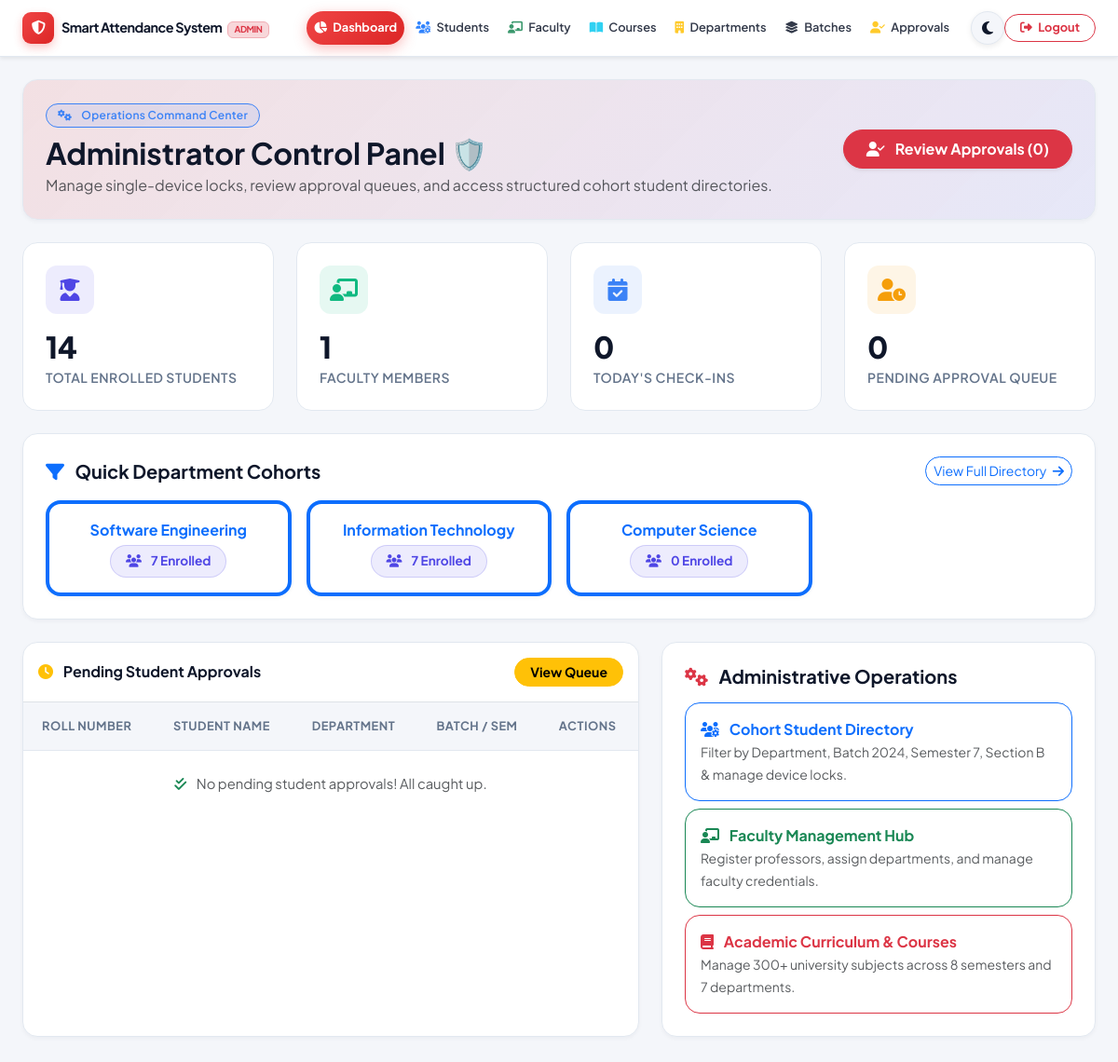
Page /admin/dashboard.php (signed in) on the committed database.
### tables this page shows
CREATE TABLE `departments` (
  `department_id` int(11) NOT NULL,
  `department_name` varchar(100) NOT NULL,
  `created_at` timestamp NOT NULL DEFAULT current_timestamp()
);

### config.php (called while the page is built, shortened)
<?php
function getDB() {
    try {
        $conn = @new mysqli(DB_HOST, DB_USER, DB_PASS, DB_NAME);
        return $conn;
    } catch (Exception $e) {
        die("Database Connection Error: " . $e->getMessage());
    }
}
function getTodayAttendance() {
    $db = getDB();
    $result = $db->query("SELECT COUNT(*) as total FROM attendance WHERE DATE(attendance_date) = CURDATE()");
    return $result->fetch_assoc()['total'];
}
?>

### admin/dashboard.php (the view, shortened to what this page needs)
<?php
require_once '../config.php';
$db = getDB();
$stats = [
    'students' => getStudentCount(),
    'teachers' => getTeacherCount(),
    'today_attendance' => getTodayAttendance(),
    'pending_approvals' => 0
];
$pending_res = $db->query("SELECT COUNT(*) as cnt FROM students WHERE is_approved = 0");
if ($pending_res) {
    $stats['pending_approvals'] = $pending_res->fetch_assoc()['cnt'];
}
$pending_students = $db->query("SELECT s.*, d.department_name, b.batch_year, sem.semester_name, sec.section_name
                                FROM students s
                                LEFT JOIN departments d ON s.department_id = d.department_id
                                LEFT JOIN batches b ON s.batch_id = b.batch_id
                                LEFT JOIN semesters sem ON s.semester_id = sem.semester_id
                                LEFT JOIN sections sec ON s.section_id = sec.section_id
                                WHERE s.is_approved = 0
                                ORDER BY s.created_at DESC LIMIT 5");
$popular_depts = $db->query("SELECT d.department_id, d.department_name, COUNT(s.student_id) as student_count
                              FROM departments d
                              LEFT JOIN students s ON d.department_id = s.department_id
                              GROUP BY d.department_id
                              ORDER BY student_count DESC LIMIT 4");
?>
<!DOCTYPE html>
<html lang="en">
<head>
    <link href="https://cdn.jsdelivr.net/npm/bootstrap@5.3.0/dist/css/bootstrap.min.css" rel="stylesheet">
    <link href="https://cdnjs.cloudflare.com/ajax/libs/font-awesome/6.4.0/css/all.min.css" rel="stylesheet">
    <link href="../assets/css/theme.css" rel="stylesheet">
</head>
<body>
    <?php require_once 'navbar.php'; ?>
    <div class="container-fluid px-3 px-md-4 py-4 animate-slide-up" style="max-width: 1400px; margin: 0 auto;">
        <div class="glass-card mb-4 overflow-hidden" style="background: linear-gradient(135deg, rgba(239, 68, 68, 0.12), rgba(79, 70, 229, 0.08));">
            <div class="glass-card-body p-4 d-flex flex-wrap justify-content-between align-items-center gap-3">
                <div>
                    <span class="badge badge-custom badge-pending mb-2">
                        <i class="fas fa-cogs me-1"></i> Operations Command Center
                    </span>
                    <h2 class="fw-bold mb-1 text-main">Administrator Control Panel 🛡️</h2>
                    <p class="text-muted mb-0">Manage single-device locks, review approval queues, and access structured cohort student directories.</p>
                </div>
                <div class="d-flex gap-2">
                    <a href="approve_students.php" class="btn btn-danger rounded-pill px-4 py-2 fw-bold shadow-sm">
                        <i class="fas fa-user-check me-2"></i> Review Approvals (<?php echo $stats['pending_approvals']; ?>)
                    </a>
                </div>
            </div>
        </div>
        <div class="row g-4 mb-4">
            <div class="col-md-3 col-sm-6">
                <div class="stat-card interactive-hover-card">
                    <div class="stat-icon primary"><i class="fas fa-user-graduate"></i></div>
                    <div class="stat-value"><?php echo $stats['students']; ?></div>
                    <div class="stat-label">Total Enrolled Students</div>
                </div>
            </div>
            <div class="col-md-3 col-sm-6">
                <div class="stat-card interactive-hover-card">
                    <div class="stat-icon success"><i class="fas fa-chalkboard-teacher"></i></div>
                    <div class="stat-value"><?php echo $stats['teachers']; ?></div>
                    <div class="stat-label">Faculty Members</div>
                </div>
            </div>
            <div class="col-md-3 col-sm-6">
                <div class="stat-card interactive-hover-card">
                    <div class="stat-icon info"><i class="fas fa-calendar-check"></i></div>
                    <div class="stat-value"><?php echo $stats['today_attendance']; ?></div>
                    <div class="stat-label">Today's Check-ins</div>
                </div>
            </div>
            <div class="col-md-3 col-sm-6">
                <div class="stat-card interactive-hover-card">
                    <div class="stat-icon warning"><i class="fas fa-user-clock"></i></div>
                    <div class="stat-value"><?php echo $stats['pending_approvals']; ?></div>
                    <div class="stat-label">Pending Approval Queue</div>
                </div>
            </div>
        </div>
        <div class="glass-card mb-4 p-4">
            <div class="d-flex justify-content-between align-items-center mb-3">
                <h5 class="fw-bold mb-0 text-main"><i class="fas fa-filter text-primary me-2"></i> Quick Department Cohorts</h5>
                <a href="manage_students.php" class="btn btn-outline-primary btn-sm rounded-pill">View Full Directory <i class="fas fa-arrow-right ms-1"></i></a>
            </div>
            <div class="row g-3">
                <?php if ($popular_depts && $popular_depts->num_rows > 0): ?>
                    <?php while ($pd = $popular_depts->fetch_assoc()): ?>
                        <div class="col-md-3 col-sm-6">
                            <a href="manage_students.php?dept_id=<?php echo $pd['department_id']; ?>" class="text-decoration-none">
                                <div class="glass-card p-3 text-center interactive-hover-card h-100 border-start border-4 border-primary">
                                    <div class="fw-bold text-main mb-1"><?php echo htmlspecialchars($pd['department_name']); ?></div>
                                    <span class="cohort-pill-badge">
                                        <i class="fas fa-users me-1"></i> <?php echo $pd['student_count']; ?> Enrolled
                                    </span>
                                </div>
                            </a>
                        </div>
                    <?php endwhile; ?>
                <?php endif; ?>
            </div>
        </div>
        <div class="row g-4 mb-4">
            <div class="col-lg-7">
                <div class="custom-table-container h-100">
                    <div class="p-3 border-bottom d-flex justify-content-between align-items-center">
                        <span class="fw-bold"><i class="fas fa-clock text-warning me-2"></i> Pending Student Approvals</span>
                        <a href="approve_students.php" class="btn btn-warning btn-sm rounded-pill px-3 fw-bold">View Queue</a>
                    </div>
                    <div class="table-responsive">
                        <table class="table custom-table mb-0">
                            <thead>
                                <tr>
                                    <th>Roll Number</th>
                                    <th>Student Name</th>
                                    <th>Department</th>
                                    <th>Batch / Sem</th>
                                    <th>Actions</th>
                                </tr>
                            </thead>
                            <tbody>
                                <?php if ($pending_students && $pending_students->num_rows > 0): ?>
                                    <?php while ($ps = $pending_students->fetch_assoc()): ?>
                                        <tr>
                                            <td class="fw-bold font-monospace text-primary"><?php echo htmlspecialchars($ps['roll_number']); ?></td>
                                            <td class="fw-bold text-main"><?php echo htmlspecialchars($ps['full_name']); ?></td>
                                            <td><span class="badge badge-custom badge-pending"><?php echo htmlspecialchars($ps['department_name'] ?? 'SE'); ?></span></td>
                                            <td><span class="small text-muted">Batch <?php echo htmlspecialchars($ps['batch_year'] ?? '2024'); ?> / Sem <?php echo htmlspecialchars($ps['semester_name'] ?? '-'); ?></span></td>
                                            <td>
                                                <div class="d-flex gap-1">
                                                    <a href="dashboard.php?action=approve&student_id=<?php echo $ps['student_id']; ?>" class="btn btn-success btn-sm rounded-pill px-2">
                                                        <i class="fas fa-check me-1"></i> Approve
                                                    </a>
                                                    <a href="dashboard.php?action=reject&student_id=<?php echo $ps['student_id']; ?>" class="btn btn-outline-danger btn-sm rounded-pill px-2" onclick="return confirm('Reject student?')">
                                                        <i class="fas fa-times"></i>
                                                    </a>
                                                </div>
                                            </td>
                                        </tr>
                                    <?php endwhile; ?>
                                <?php else: ?>
                                    <tr>
                                        <td colspan="5" class="text-center py-4 text-muted">
                                            <i class="fas fa-check-double text-success me-2"></i> No pending student approvals! All caught up.
                                        </td>
                                    </tr>
                                <?php endif; ?>
                            </tbody>
                        </table>
                    </div>
                </div>
            </div>
            <div class="col-lg-5">
                <div class="glass-card h-100 p-4 d-flex flex-column justify-content-between">
                    <div>
                        <h5 class="fw-bold mb-3 text-main"><i class="fas fa-cogs text-danger me-2"></i> Administrative Operations</h5>
                        <div class="d-flex flex-column gap-2">
                            <a href="manage_students.php" class="btn btn-outline-primary text-start p-3 rounded-4 interactive-hover-card">
                                <div class="fw-bold"><i class="fas fa-users-cog me-2"></i> Cohort Student Directory</div>
                                <small class="text-muted">Filter by Department, Batch 2024, Semester 7, Section B & manage device locks.</small>
                            </a>
                            <a href="manage_teachers.php" class="btn btn-outline-success text-start p-3 rounded-4 interactive-hover-card">
                                <div class="fw-bold"><i class="fas fa-chalkboard-teacher me-2"></i> Faculty Management Hub</div>
                                <small class="text-muted">Register professors, assign departments, and manage faculty credentials.</small>
                            </a>
                            <a href="manage_courses.php" class="btn btn-outline-danger text-start p-3 rounded-4 interactive-hover-card">
                                <div class="fw-bold"><i class="fas fa-book me-2"></i> Academic Curriculum & Courses</div>
                                <small class="text-muted">Manage 300+ university subjects across 8 semesters and 7 departments.</small>
                            </a>
                        </div>
                    </div>
            </div>
        </div>
    </div>
</body>
</html>

### assets/css/theme.css (style rules this page uses)
:root { --font-primary: 'Plus Jakarta Sans', -apple-system, BlinkMacSystemFont, 'Segoe UI', Roboto, sans-serif; --bg-body: #f4f6fa; --bg-surface: #ffffff; --bg-surface-elevated: #ffffff; --bg-glass: rgba(255, 255, 255, 0.85); --border-color: #e2e8f0; --border-glass: rgba(226, 232, 240, 0.8); --text-main: #0f172a; --text-muted: #64748b; --text-light: #94a3b8; --primary: #4f46e5; --primary-hover: #4338ca; --primary-light: rgba(79, 70, 229, 0.1); --secondary: #0ea5e9; --secondary-hover: #0284c7; --success: #10b981; --success-light: rgba(16, 185, 129, 0.1); --warning: #f59e0b; --warning-light: rgba(245, 158, 11, 0.1); --danger: #ef4444; --danger-light: rgba(239, 68, 68, 0.1); --info: #3b82f6; --info-light: rgba(59, 130, 246, 0.1); --shadow-sm: 0 2px 4px rgba(15, 23, 42, 0.04); --shadow-md: 0 10px 25px -5px rgba(15, 23, 42, 0.08); --shadow-lg: 0 20px 35px -10px rgba(15, 23, 42, 0.12); --shadow-primary: 0 10px 25px -5px rgba(79, 70, 229, 0.3); --navbar-bg: #4f46e5; --navbar-text: #ffffff; --sidebar-width: 260px; }
body { font-family: var(--font-primary); background-color: var(--bg-body); color: var(--text-main); transition: background-color 0.3s ease, color 0.3s ease; min-height: 100vh; }
.glass-card { background: var(--bg-surface); border: 1px solid var(--border-color); border-radius: 16px; box-shadow: var(--shadow-sm); transition: transform 0.25s ease, box-shadow 0.25s ease, border-color 0.25s ease; }
.glass-card-body { padding: 1.5rem; }
.stat-card { background: var(--bg-surface); border: 1px solid var(--border-color); border-radius: 16px; padding: 1.5rem; position: relative; overflow: hidden; transition: all 0.3s cubic-bezier(0.4, 0, 0.2, 1); }
.stat-card .stat-icon { width: 52px; height: 52px; border-radius: 12px; display: flex; align-items: center; justify-content: center; font-size: 1.5rem; margin-bottom: 1rem; }
.stat-icon.primary { background: var(--primary-light); color: var(--primary); }
.stat-icon.success { background: var(--success-light); color: var(--success); }
.stat-icon.warning { background: var(--warning-light); color: var(--warning); }
.stat-icon.info { background: var(--info-light); color: var(--info); }
.stat-card .stat-value { font-size: 2rem; font-weight: 800; line-height: 1.2; color: var(--text-main); letter-spacing: -0.5px; }
.stat-card .stat-label { font-size: 0.875rem; font-weight: 600; color: var(--text-muted); text-transform: uppercase; letter-spacing: 0.5px; margin-top: 0.25rem; }
.badge-custom { padding: 0.35rem 0.75rem; border-radius: 30px; font-weight: 600; font-size: 0.75rem; letter-spacing: 0.3px; display: inline-flex; align-items: center; gap: 6px; }
.badge-pending { background: var(--info-light); color: var(--info); border: 1px solid var(--info); }
.custom-table-container { background: var(--bg-surface); border: 1px solid var(--border-color); border-radius: 16px; overflow: hidden; box-shadow: var(--shadow-sm); }
.custom-table { width: 100%; margin-bottom: 0; color: var(--text-main); }
.custom-table th { background-color: var(--bg-body); color: var(--text-muted); font-weight: 700; font-size: 0.8rem; text-transform: uppercase; letter-spacing: 0.5px; padding: 1rem 1.25rem; border-bottom: 1px solid var(--border-color); }
.custom-table td { padding: 1rem 1.25rem; border-bottom: 1px solid var(--border-color); vertical-align: middle; font-size: 0.925rem; }
.custom-table tbody tr { transition: background-color 0.2s ease; }
.custom-table tbody tr:last-child td { border-bottom: none; }
.animate-slide-up { animation: slideUp 0.5s ease-out forwards; }
.interactive-hover-card { transition: all 0.3s cubic-bezier(0.4, 0, 0.2, 1); }
.cohort-pill-badge { background: var(--primary-light); color: var(--primary); border: 1px solid rgba(79, 70, 229, 0.2); border-radius: 30px; padding: 6px 16px; font-size: 0.85rem; font-weight: 700; display: inline-flex; align-items: center; gap: 6px; transition: all 0.2s ease; }
html, body { width: 100%; max-width: 100%; overflow-x: hidden !important; margin: 0; padding: 0; box-sizing: border-box; }
*, *::before, *::after { box-sizing: inherit; }
.glass-card, .custom-table-container, .stat-card { width: 100%; max-width: 100%; box-sizing: border-box; }

### rows in the picture
departments: department_name "Software Engineering", student_count "7"
departments: department_name "Information Technology", student_count "7"
departments: department_name "Computer Science", student_count "0"

### other values in the picture
APP_NAME "Smart Attendance System"
$stats['pending_approvals'] "0"
$stats['students'] "14"
$stats['teachers'] "1"
$stats['today_attendance'] "0"
